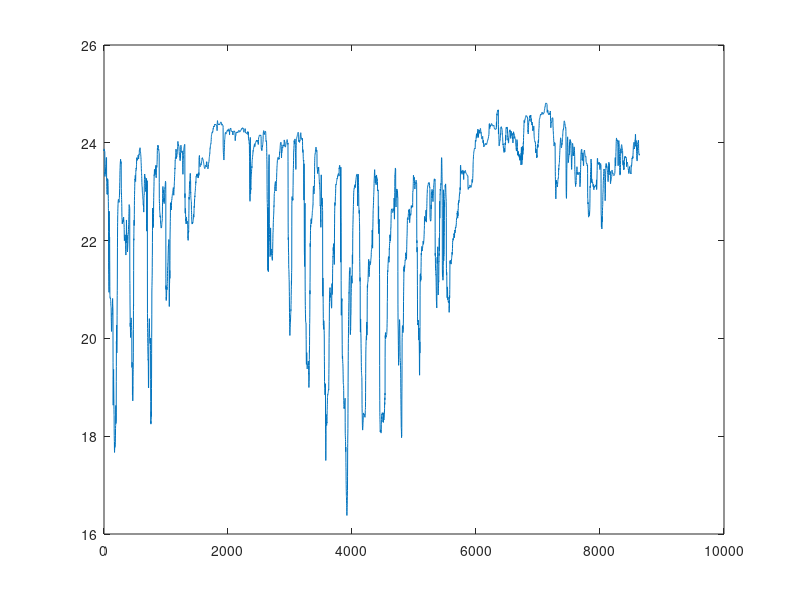
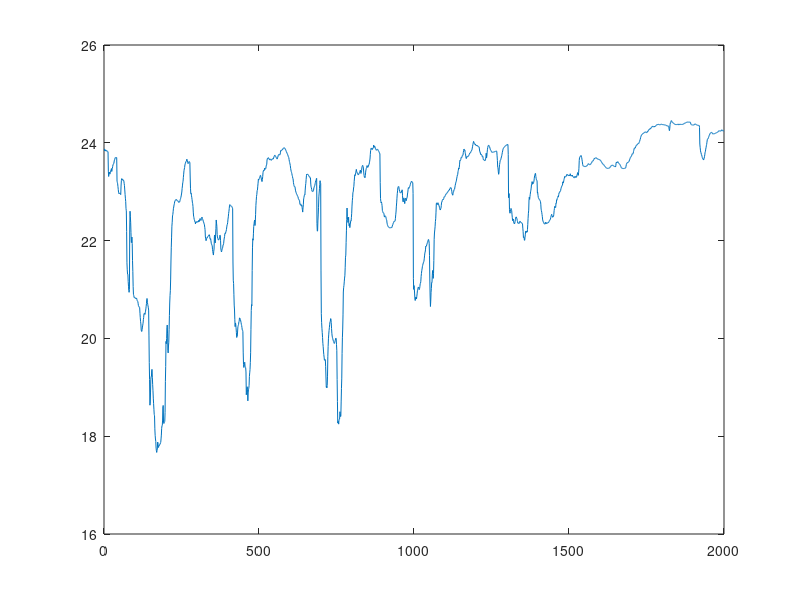
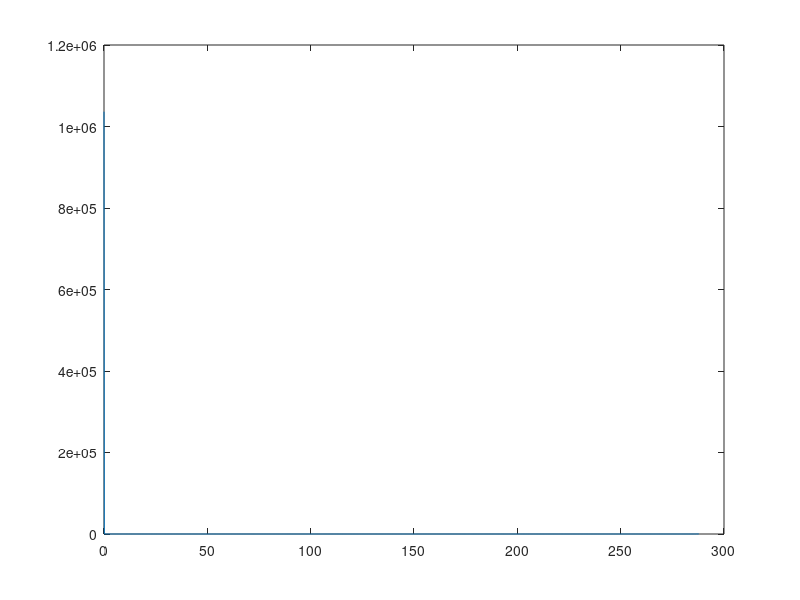
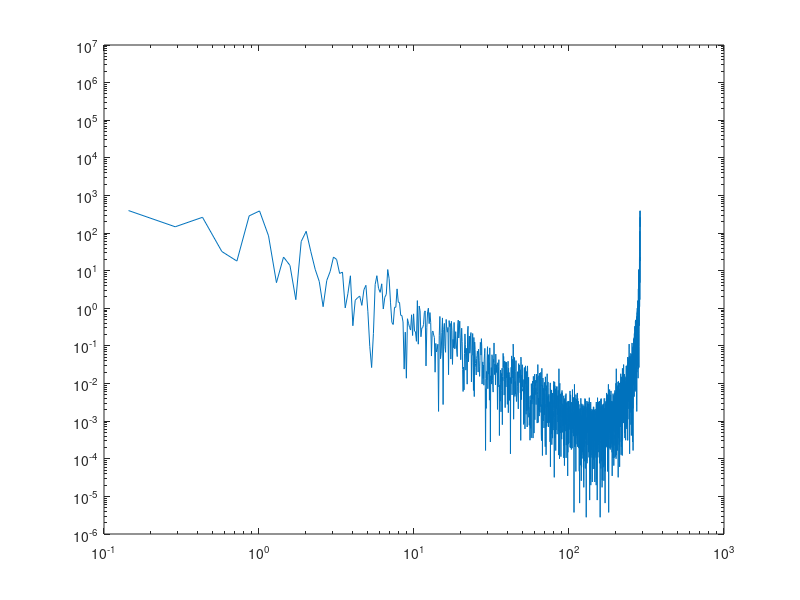

Source code (MATLAB) for these figures, in order: (Note: this script raises an error after producing the figures.)
%% Week 14 2021/5/28
clear;clc
cd('E:\NTOU_109大暑計畫\Coding_109Summer')
load('y_for_FFT.txt');
load('xx.txt');
figure;plot(xx);
N = 24;
for k = 1:N/2
   sum_even = 0;
   for n = 1:N/2
       sum_even = sum_even + (y_for_FFT(n)+y_for_FFT(n+N/2))*exp(-i*2*pi/(N/2)*(k-1)*(n-1));    
   end
   xx_solution(k*2-1) = sum_even;
end
for k = 1:N/2
   sum_odd = 0;
   for n = 1:N/2
       sum_odd = sum_odd + (y_for_FFT(n) - y_for_FFT(n+N/2))*exp(-i*2*pi/(N/2)*(k-1)*(n-1))*exp(-i*2*pi/N*(n-1));    
   end
   xx_solution(k*2) = sum_odd;
end
% stem(abs(xx))
%% Week 15 2021/6/4 取樣做出power spectrum
sn = 2000;
xx_new = xx(1:sn);
figure;plot(xx_new);
y = fft(xx_new,sn);
y_period = y.*conj(y)/sn;
f = (0:sn-1)*288/sn;
figure;plot(f,y_period(1:sn));
figure
loglog(f,y_period(1:sn))
% axis([10^-1 10 10^-2 10^3]);
%% Week 15 2021/6/4 過濾高頻
tt = linspace(1,sn,sn);
y1 = y(1:50);
xx1 = ifft(y1,sn); 
figure
plot(tt,xx_new,'-k',tt,xx1,'--r')
y2 = y(1:10);
hold on;
xx2 = ifft(y2,sn);
plot(tt,xx_new,'-k',tt,xx2,'--b')
hold off;
figure
% [pxx,f_pxx] = pwelch(xx_new,sn,sn,sn,1);
[pxx,f_pxx, pxxc] = pwelch(xx_new,sn,100,sn,288,'ConfidenceLevel',0.95); % 100 點做一次平均，取樣頻率採288(一天測量288次)
% [pxx,f_pxx] = pwelch(xx_new,sn,100,sn,288); % 100 點做一次平均，取樣頻率採288(一天測量288次)
loglog(f_pxx,pxx);
hold on;
loglog(f_pxx,pxxc,':');
%% Week 15 2021/6/4 HW1 採樣 6980 點
sn = 6980; 
xx_new = xx(1:sn);
figure;plot(xx_new);
y = fft(xx_new,sn);
y_period = y.*conj(y)/sn;
f = (0:sn-1)*288/sn;
figure;plot(f,y_period(1:sn));
figure
loglog(f,y_period(1:sn))
title('Power Spectrum (FFT)');
xlabel('frequency (cycle per day)');
ylabel('Estimated spectral density (^{\circ}C)^2 /cpd');
grid on;
%axis([10^-1 10 10^-2 10^3]);
%% Week 15 2021/6/4 HW2 過濾高頻
tt = linspace(1,sn,sn);
y1 = y(1:30);
xx1 = ifft(y1,sn); 
figure
p1 = plot(tt,xx_new,'-k')
hold on;
p2 = plot(tt,xx1,'--r')
y2 = y(1:15);
hold on;
xx2 = ifft(y2,sn);
p3 = plot(tt,xx2,'--b')
hold off;
grid on;
title('freqency filter')
xlabel('time (per 5 minutes)')
ylabel('^{\circ}C')
legend([p1,p2,p3],{'original','first 30','first 15'},'Location','best');
figure
[pxx,f_pxx] = pwelch(xx_new,sn,100,sn,288); % 100 點做一次平均，取樣頻率採288(一天測量288次)
loglog(f_pxx,pxx);grid on;
title('Power Spectrum (pwelch)');
xlabel('frequency (cycle per day)');
ylabel('Estimated spectral density (^{\circ}C)^2 /cpd');